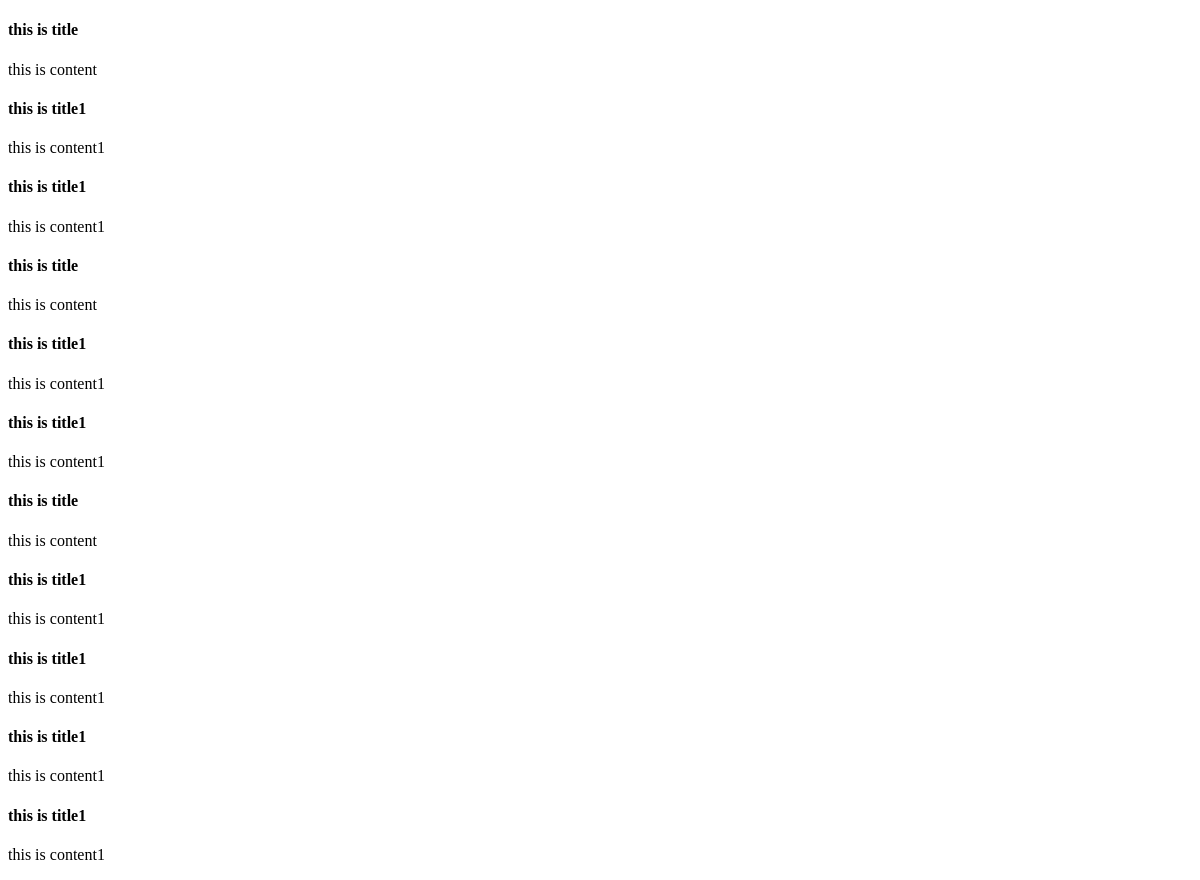
The app's page /second/list/, older data.
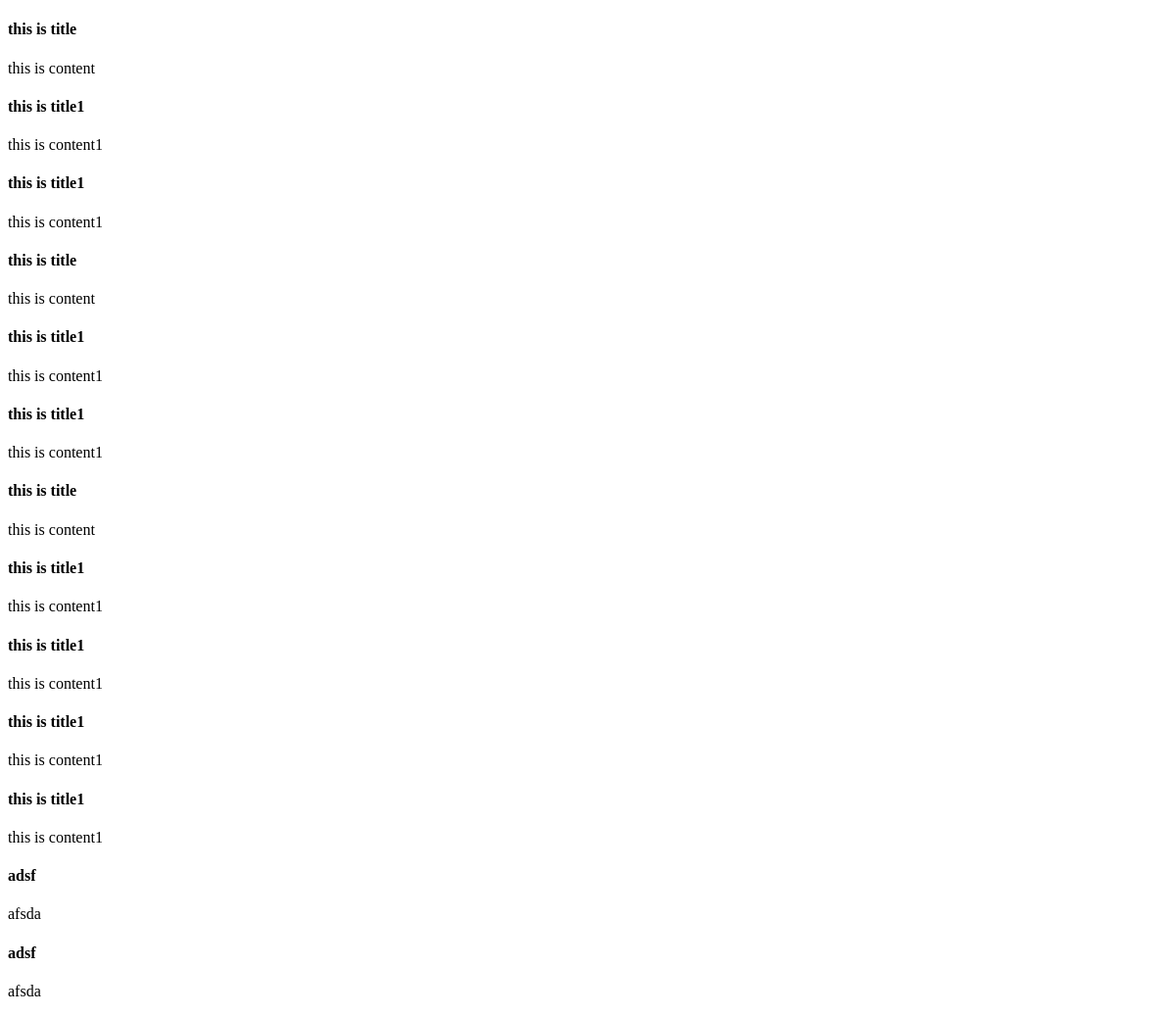
The same page, newer data.
### second/models.py (models this page shows)
class Post(models.Model) :
    title = models.CharField(max_length=30)
    content = models.TextField()
    created_at = models.DateTimeField(auto_now_add=True)
    updated_at = models.DateTimeField(auto_now=True)

### second/views.py (the view)
# urls.py: path('list/', views.list, name='list'),
def list(request):
    context = {
        'items': Post.objects.all()
    }
    return render(request, 'second/list.html', context)

### second/templates/second/list.html (shortened to what this page needs)
<!DOCTYPE html>
<html lang="ko">
<head>
</head>
<body>
{% for i in items %}
<div>
    <h4>{{ i.title }}</h4>
    <p>
        {{ i.content }}
    </p>
</div>
{% endfor %}
</body>
</html>

Row changes from the older to the newer data that the page shows:
added Post: title "adsf", content "afsda"
added Post: title "adsf", content "afsda"
